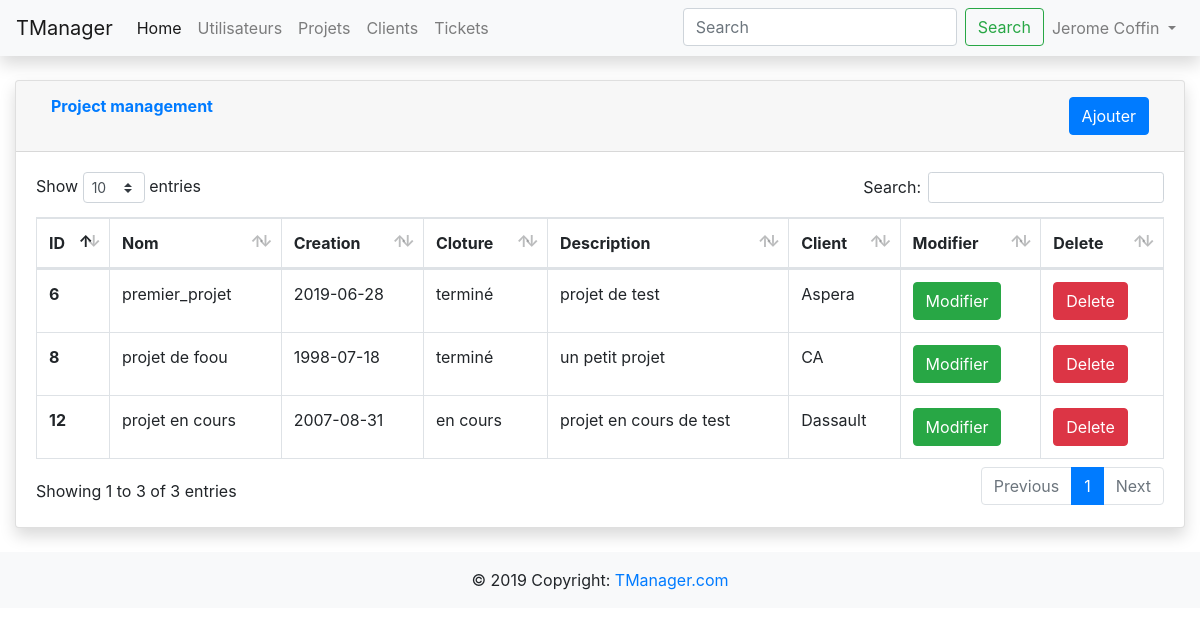
Before: /projet_web/gestion_projet.php with the older database file.
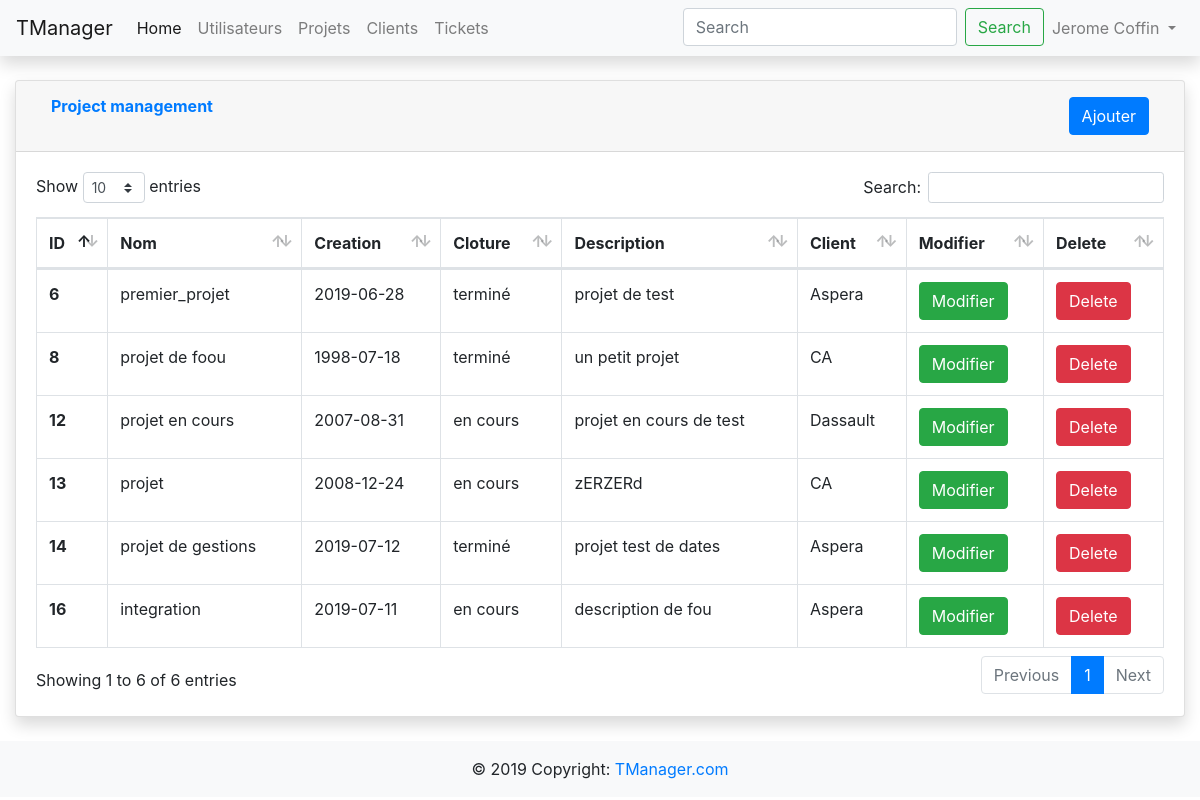
After: the same page with the newer database file.
### tables this page shows
CREATE TABLE `projet` (
  `projet_id` int(11) NOT NULL AUTO_INCREMENT,
  `projet_creation` date NOT NULL,
  `projet_cloture` tinyint(1) NOT NULL,
  `projet_nom` varchar(50) NOT NULL DEFAULT '',
  `projet_description` varchar(50) NOT NULL DEFAULT '',
  `projet_client_id` int(11) NOT NULL,
  `projet_del` int(11) NOT NULL DEFAULT '0',
  PRIMARY KEY (`projet_id`),
  KEY `PROJET_CLIENT_FK` (`projet_client_id`),
  CONSTRAINT `PROJET_CLIENT_FK` FOREIGN KEY (`projet_client_id`) REFERENCES `CLIENT` (`client_id`)
);

CREATE TABLE `client` (
  `client_id` int(11) NOT NULL AUTO_INCREMENT,
  `client_nom` varchar(50) NOT NULL DEFAULT '',
  `client_email` varchar(50) NOT NULL DEFAULT '',
  `client_numero` varchar(50) NOT NULL DEFAULT '',
  `client_del` int(11) NOT NULL DEFAULT '0',
  PRIMARY KEY (`client_id`)
);

### projet_web/gestion_projet.php (the view, shortened to what this page needs)
<!doctype html>
<html lang="en">
  <head>
    <link rel="stylesheet" href="bs431/css/bootstrap.min.css">
    <link href="vendor/datatables/dataTables.bootstrap4.min.css" rel="stylesheet">
  </head>
  <body>
    <?php include('navbar.php'); ?>
    <div class="container-fluid">
      <div class="card shadow mb-4">
        <div class="card-header py-3">
          <div class="container-fluid">
            <div class="row">
              <div class="col text-left">
                <h6 class="m-0 font-weight-bold text-primary">Project management</h6>
              </div>
              <div class="col text-right">
                <button type="button" class="btn btn-primary" data-toggle="modal" data-target="#modalAjouterProjets">
                  Ajouter
                </button>
              </div>
            </div>
          </div>
        </div>
        <div class="card-body">
          <div class="table-responsive">
            <table class="table table-bordered" id="dataTable" width="100%" cellspacing="0">
              <thead>
                <tr>
                  <th>ID</th>
                  <th>Nom</th>
                  <th>Creation</th>
                  <th>Cloture</th>
                  <th>Description</th>
                  <th>Client</th>
                  <th>Modifier</th>
                  <th>Delete</th>
                </tr>
              </thead>
              <tbody>
                <?php include('connexion_bdd.php'); ?>
                <?php
                $reponse = $bdd->query('SELECT * FROM projet WHERE projet_del = 0');
                while ($donnees = $reponse->fetch()){
                ?>
                <tr>
                  <th scope="row"><?php echo $donnees['projet_id']; ?></th>
                  <td><?php echo $donnees['projet_nom']; ?></td>
                  <td><?php echo $donnees['projet_creation']; ?></td>
                  <td>
                    <?php
                      if ($donnees['projet_cloture'] == 1)
                        echo "terminé";
                      else
                        echo "en cours";
                    ?>
                  </td>
                  <td><?php echo $donnees['projet_description']; ?></td>
                  <td>
                    <?php
                      $tus = $donnees['projet_client_id'];
                      $res = $bdd->query("SELECT * FROM client WHERE client_id = $tus;");
                      $data = $res->fetch();
                      echo $data['client_nom'];
                    ?>
                  </td>
                  <td>
                  <form action ="projet/modifier_projet.php" method="get">
                      <button type="submit" class="btn btn-success">Modifier</button>
                    </form>
                  </td>
                  <td>
                    <form action ="projet/delete_projet.php" method="get" >
                      <button type="submit" class="btn btn-danger" onclick="return confirm('Voulez-vous vraiment suprimer ce projet ?');">Delete</button>
                    </form>
                  </td>
                </tr>
                <?php
                }
                ?>
              </tbody>
            </table>
          </div>
        </div>
      </div>
    </div>
    <?php include('footer.php'); ?>
  </body>
</html>

### projet_web/navbar.php (shortened to what this page needs)
<nav class="navbar navbar-expand-lg navbar-light bg-light shadow">
  <a class="navbar-brand" href="#">TManager</a>
  <div class="collapse navbar-collapse" id="navbarSupportedContent">
    <ul class="navbar-nav mr-auto">
      <li class="nav-item active">
        <a class="nav-link" href="index.php">Home <span class="sr-only">(current)</span></a>
      </li>
      <li class="nav-item">
        <a class="nav-link" href="gestion_utilisateur.php">Utilisateurs</a>
      </li>
      <li class="nav-item">
        <a class="nav-link" href="gestion_projet.php">Projets</a>
      </li>
      <li class="nav-item">
        <a class="nav-link" href="gestion_client.php">Clients</a>
      </li>
      <li class="nav-item">
        <a class="nav-link" href="gestion_ticket.php">Tickets</a>
      </li>
    </ul>
    <ul class="navbar-nav ml-auto">
      <li class="nav-item">
        <form class="form-inline my-2 my-lg-0">
          <input class="form-control mr-sm-2" type="search" placeholder="Search" aria-label="Search">
          <button class="btn btn-outline-success my-2 my-sm-0" type="submit">Search</button>
        </form>
      </li>
      <li class="nav-item dropdown">
        <a class="nav-link dropdown-toggle" data-toggle="dropdown" href="#" role="button" aria-haspopup="true" aria-expanded="false">
          Jerome Coffin
        </a>
      </li>
    </ul>
  </div>
</nav>
<br>

### projet_web/footer.php
<footer class="page-footer font-small bg-light bottom">
  <div class="footer-copyright text-center py-3">© 2019 Copyright:
    <a href="#"> TManager.com</a>
  </div>
</footer>

Changed rows visible on the page:
added projet: projet_id "13", projet_nom "projet", projet_creation "2008-12-24", projet_cloture "en cours", projet_description "zERZERd", projet_client.client_nom "CA"
added projet: projet_id "14", projet_nom "projet de gestions", projet_creation "2019-07-12", projet_cloture "terminé", projet_description "projet test de dates", projet_client.client_nom "Aspera"
added projet: projet_id "16", projet_nom "integration", projet_creation "2019-07-11", projet_cloture "en cours", projet_description "description de fou", projet_client.client_nom "Aspera"
Other visible differences:
text written by a page script: "Show entries Search: Showing 1 to 3 of 3 entries Previous 1 Next" → "Show entries Search: Showing 1 to 6 of 6 entries Previous 1 Next"
